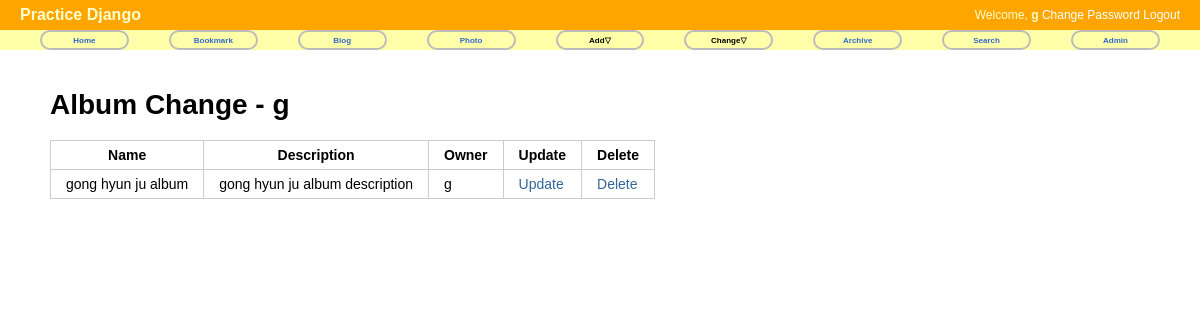
The page /photo/album/change/ (signed in) on the database its author committed.
### photo/models.py (models this page shows, shortened)
@python_2_unicode_compatible
class Album(models.Model):
    name = models.CharField(max_length=50)
    description = models.CharField('One Line Description', max_length=100, blank=True)
    owner = models.ForeignKey(User, null=True)
    class Meta:
        ordering = ['name']

### photo/views.py (the view)
class AlbumChangeLV(LoginRequiredMixin, ListView):
    template_name = 'photo/album_change_list.html'
    def get_queryset(self):
        return Album.objects.filter(owner=self.request.user)

### photo/templates/photo/album_change_list.html (shortened to what this page needs)
{% extends "base.html" %}
{% block content %}
<div id="content">
  <h1>Album Change - {{user}}</h1>
  <table class="change-list">
    <tr>
      <th>Name</th>
      <th>Description</th>
      <th>Owner</th>
      <th>Update</th>
      <th>Delete</th>
    </tr>
    {% for item in object_list %}
    <tr>
      <td>{{ item.name }}</td>
      <td>{{ item.description }}</td>
      <td>{{ item.owner }}</td>
      <td><a href="{% url 'photo:album_update' item.id %}">Update</a></td>
      <td><a href="{% url 'photo:album_delete' item.id %}">Delete</a></td>
    </tr>
    {% endfor %}
  </table>
</div>
{% endblock %}

### templates/base.html (shortened to what this page needs)
<!DOCTYPE html>
<html>
  <head>
    {% load staticfiles %}
    <link rel="stylesheet" type="text/css" href="{% static "css/base.css" %}" />
    <link rel="stylesheet" type="text/css" href="{% block extrastyle %}{% endblock %}" />
  </head>
  <body>
    <div id="header">
      <h2 class="maintitle">Practice Django</h2>
      {% if user.is_active %}
      <h4 class="welcome">Welcome,
        <strong>{% firstof user.get_short_name user.get_username %}</strong>
        <a href="{% url 'password_change' %}">Change Password</a>
        <a href="{% url 'logout' %}">Logout</a>
      </h4>
      {% else %}
      <h4 class="welcome">Welcome, Anonymous /
        <a href="{% url 'login' %}">Login</a> /
        <a href="{% url 'register' %}">Register</a>
      </h4>
      {% endif %}
    </div>
    <div id="menu">
      <li><a href="{% url 'home' %}">Home</a></li>
      <li><a href="{% url 'bookmark:index' %}">Bookmark</a></li>
      <li><a href="{% url 'blog:index' %}">Blog</a></li>
      <li><a href="{% url 'photo:index' %}">Photo</a></li>
      <li>Add&bigtriangledown;
      </li>
      <li>Change&bigtriangledown;
      </li>
      <li><a href="{% url 'blog:post_archive' %}">Archive</a></li>
      <li><a href="{% url 'blog:search' %}">Search</a></li>
      <li><a href="{% url 'admin:index' %}">Admin</a></li>
    </div>
    {% block content %}{% endblock %}
  </body>
</html>

### static/css/base.css (style rules this page uses)
body { font-family: "Lucida Grande", Verdana, Arial, sans-serif; font-size: 14px; }
div#header { position: absolute; top: 0px; left: 0px; height: 30px; width: 100%; display: table; background: orange; }
div#menu { position: absolute; top: 30px; left: 0px; height: 20px; width: 100%; display: table; table-layout: fixed; border-spacing: 40px 0px; background: #ffa; font-size: 8px; }
div#content { position: absolute; top: 70px; left: 50px; right: 50px; }
.maintitle { display: table-cell; vertical-align: middle; padding-left: 20px; color: #ffc; font-weight: bold; font-size: 16px; }
.welcome { display: table-cell; vertical-align: middle; text-align: right; padding-right: 20px; color: #ffc; font-weight: normal; font-size: 12px; }
.welcome a:link, .welcome a:visited { color:white; }
div#menu a:link, div#menu a:visited { color: #36c; }
div#menu > li { display: table-cell; vertical-align: middle; border: 2px solid #bbb; border-radius: 25px; text-align: center; font-weight: bold; }
a:link, a:visited { color: #369; text-decoration: none; }
table { border-collapse: collapse; }
td, th { line-height: 18px; border-bottom: 1px solid #eee; vertical-align: top; padding: 5px 15px; font-family: "Lucida Grande", Verdana, Arial, sans-serif; }
table.change-list, table.change-list th, table.change-list td { border: 1px solid #ccc; }

### rows shown on the page
Album: name "gong hyun ju album", description "gong hyun ju album description", owner "g"

### other values the page prints
{{ user }} "g"
